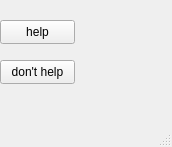
<?xml version="1.0" encoding="UTF-8"?>
<ui version="4.0">
 <class>MainWindow</class>
 <widget class="QMainWindow" name="MainWindow">
  <property name="geometry">
   <rect>
    <x>0</x>
    <y>0</y>
    <width>172</width>
    <height>147</height>
   </rect>
  </property>
  <property name="windowTitle">
   <string>MainWindow</string>
  </property>
  <widget class="QWidget" name="centralwidget">
   <widget class="QPushButton" name="pushButton">
    <property name="geometry">
     <rect>
      <x>0</x>
      <y>20</y>
      <width>75</width>
      <height>24</height>
     </rect>
    </property>
    <property name="text">
     <string>help</string>
    </property>
   </widget>
   <widget class="QPushButton" name="pushButton_2">
    <property name="geometry">
     <rect>
      <x>0</x>
      <y>60</y>
      <width>75</width>
      <height>24</height>
     </rect>
    </property>
    <property name="text">
     <string>don't help</string>
    </property>
   </widget>
  </widget>
  <widget class="QMenuBar" name="menubar">
   <property name="geometry">
    <rect>
     <x>0</x>
     <y>0</y>
     <width>172</width>
     <height>33</height>
    </rect>
   </property>
  </widget>
  <widget class="QStatusBar" name="statusbar"/>
 </widget>
 <resources/>
 <connections/>
</ui>
